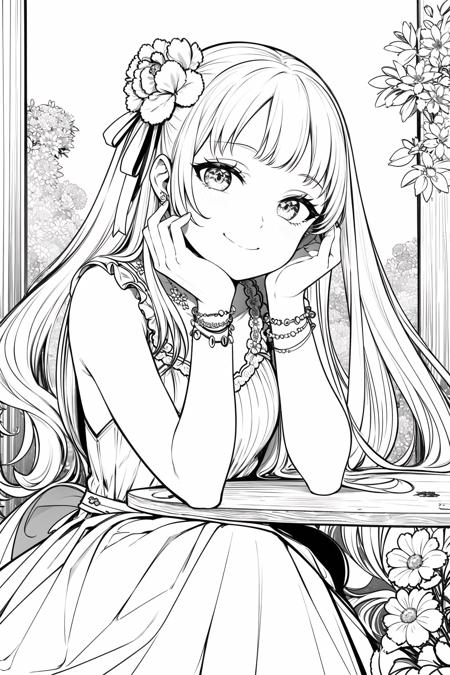
#> input picture test.jpg, 450 x 675 px, found by its file name
$ python imgutils.py
#> lines starting #> are read from the running program, lines starting #| are printed output that depends on the picture
import numpy as np
import cv2

def get_ball_structuring_element(radius:int)->np.ndarray:
    """특정 반지름을 가진 구형 구조 요소를 가져오는 함수.
    이 구조 요소는 형태학적 작업(morphology operation)에서 사용된다.
    구의 반지름은 일반적으로 (leaking_gap_size / 2)와 같다.

    # Arguments
        radius: 구형 구조 요소의 반지름

    # Returns
        구형 구조 요소의 배열
    """
    return cv2.getStructuringElement(cv2.MORPH_ELLIPSE, (2 * radius + 1, 2 * radius + 1))

def exclude_area(image:np.ndarray, radius)->np.ndarray:
    """이미지에서 경계에 가까운 포인트를 제외하기 위해 침식을 수행한다.
    팽창 후 시드 포인트를 사용하여 영역을 채우고자 한다.
    시드 포인트가 경계 근처에 있을 경우, 채우기 결과에 포함되지 않을 수 있으며,
    다음 채우기 작업을 위한 유효한 포인트가 되지 않을 수 있다. 따라서,
    이러한 포인트는 침식을 통해 무시한다.

    # Arguments
        image: 이미지
        radius: 구형 구조 요소의 반지름

    # Returns
        침식된 이미지
    """
    return cv2.morphologyEx(image, cv2.MORPH_ERODE, get_ball_structuring_element(radius), anchor=(-1, -1), iterations=1)

def get_unfilled_point(image: np.ndarray)->np.ndarray:
    """값이 255인 영역(빈 영역)에 해당하는 포인트를 가져온다.

    # 인자
        image: 처리할 이미지.

    # 반환 값
        빈 영역(선화가 없는 영역)에 대한 포인트 배열.
    """
    y, x = np.where(image == 255) # 이미지에서 값이 255인 픽셀의 x,y 좌표를 찾는다.

    return np.stack((x.astype(int), y.astype(int)), axis=-1) # x,y 좌표를 결합하여 포인트 배열을 생성한다.

def visualize_points(image: np.ndarray, points: np.ndarray):
    """주어진 이미지에 포인트를 시각화하는 함수.

    # 인자
        image: 원본 이미지.
        points: 시각화할 포인트 배열.
    """
    # 원본 이미지를 복사하여 표시용 이미지 생성
    output_image = cv2.cvtColor(image, cv2.COLOR_GRAY2BGR)  # 그레이스케일 이미지를 컬러로 변환

    # 포인트를 빨간색으로 표시
    for point in points:
        cv2.circle(output_image, (point[0], point[1]), 2, (0, 0, 255), -1)  # 빨간색 원으로 포인트 표시

    # 결과 이미지 시각화
    cv2.imshow("test",output_image)
    cv2.waitKey(0)
    cv2.destroyAllWindows()

# [201 lines left out: functions flood_fill_single, flood_fill_multi, build_fill_map, get_bounding_rect, get_border_bounding_rect, get_border_point and 1 more, not called in this run]


if __name__ == "__main__":
    # img = cv2.imread("./result/hemi/1.jpg",cv2.IMREAD_GRAYSCALE)
    img = cv2.imread("test.jpg",cv2.IMREAD_GRAYSCALE)
#> img: shape (675, 450); min 0, max 255, mean 217.5
    # 1/2 resize 테스트를 위해
    h,w = img.shape
#> h = 675; w = 450
    # img = cv2.resize(img,(int(w//2),int(h//2)),interpolation=cv2.INTER_LANCZOS4)

    radius = 3
    points = get_unfilled_point(exclude_area(img, radius))
#> in exclude_area, `return cv2.morphologyEx(image, cv2.MORPH_ERODE, get_ball_structuring_e..`:
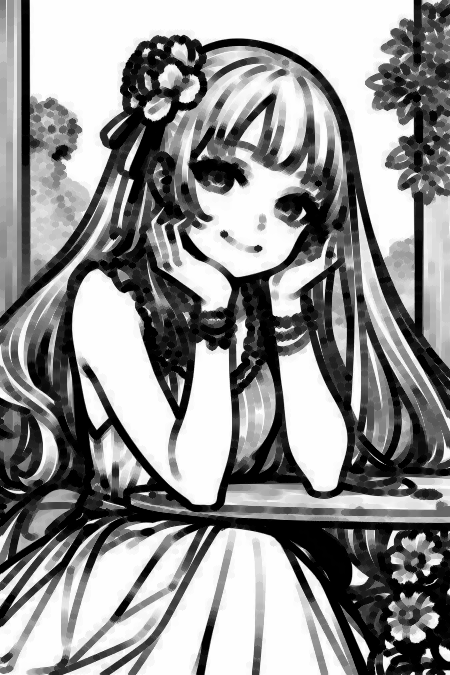
#> returned value: shape (675, 450); min 0, max 255, mean 145.4
#> in get_unfilled_point, `y, x = np.where(image == 255)`: y = 36 values from 154 to 597; x = 36 values, max 228 at index 11, min 0 at index 18, mean 78.39
#> points = 36 pairs, first value 0 to 228, second value 154 to 597
    visualize_points(img,points)
#> the loop in visualize_points, `for point in points:` made 36 passes
#> point on passes 1 to 12: [131, 154], [131, 155], [132, 155], [131, 156], [132, 156], [131, 157], [83, 283], [84, 283], [83, 284], [84, 284], [227, 371], [228, 371]
#> after the loop in visualize_points, `for point in points:`:
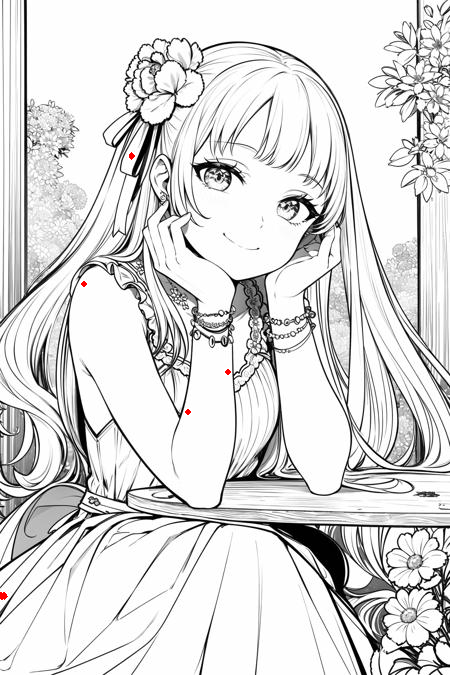
#> output_image: shape (675, 450, 3); mean B, G, R 217.4, 217.4, 217.5
